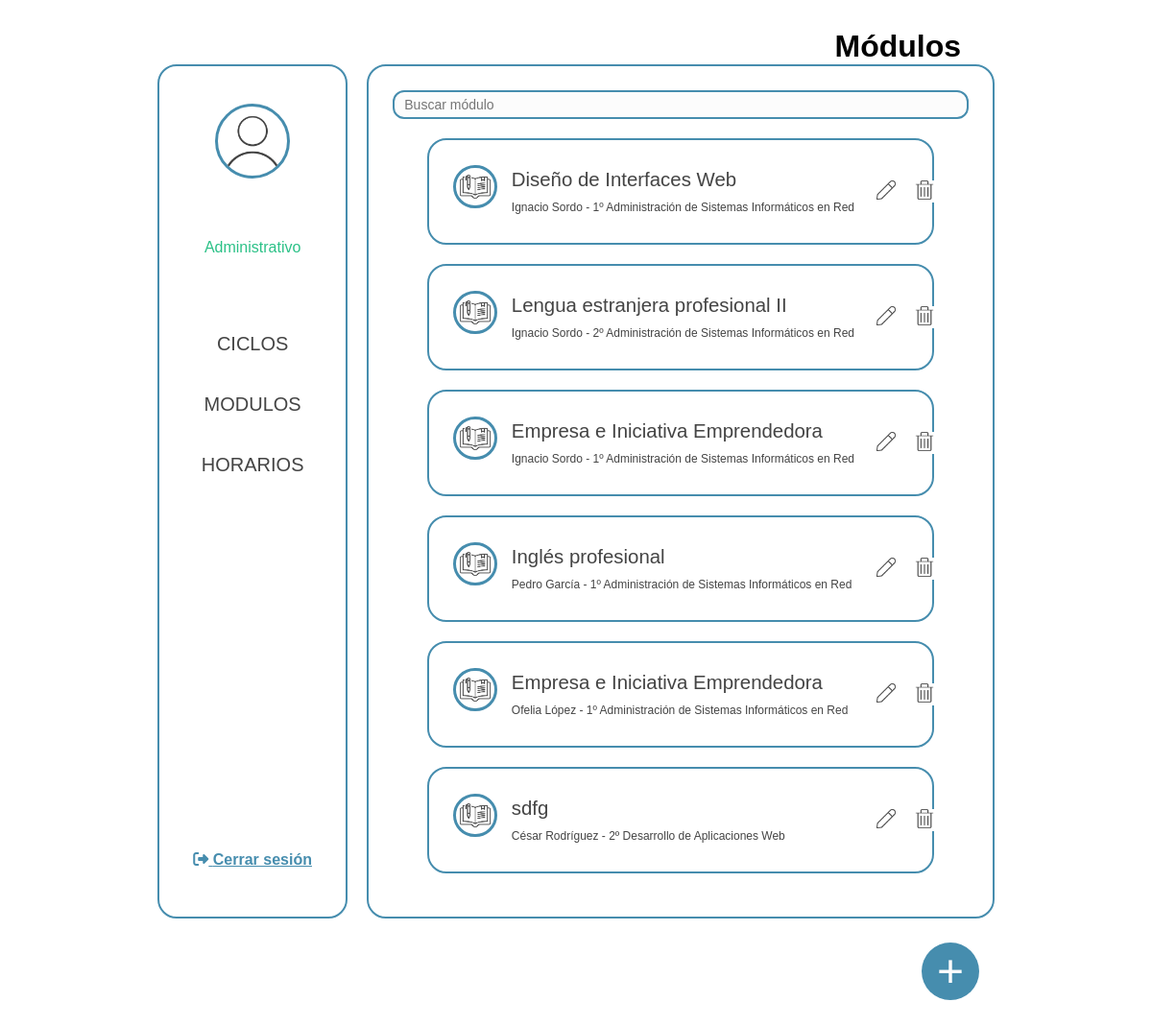
The page /GestionHorarios/www/pages/administrator_modules.php on the database its author committed.
### tables this page shows
CREATE TABLE `modules` (
  `id` int NOT NULL,
  `professor_id` int NOT NULL,
  `vocational_training_id` int NOT NULL,
  `module_code` varchar(50) NOT NULL,
  `module_acronym` varchar(5) NOT NULL,
  `name` varchar(50) NOT NULL,
  `course` enum('first','second') NOT NULL,
  `sessions_number` int NOT NULL,
  `classroom` int NOT NULL,
  `color` varchar(30) NOT NULL,
  `time_Stamp` datetime NOT NULL DEFAULT CURRENT_TIMESTAMP
);

CREATE TABLE `professors` (
  `id` int NOT NULL,
  `name` varchar(50) NOT NULL,
  `first_name` varchar(50) NOT NULL,
  `second_name` varchar(50) DEFAULT NULL,
  `email` varchar(100) NOT NULL,
  `time_stamp` datetime NOT NULL DEFAULT CURRENT_TIMESTAMP
);

CREATE TABLE `vocational_trainings` (
  `id` int NOT NULL,
  `course_code` varchar(50) NOT NULL,
  `acronym` varchar(5) NOT NULL,
  `course_name` varchar(100) NOT NULL,
  `modality` enum('ordinary','dual','modular','') NOT NULL,
  `type` enum('medium','higher') NOT NULL,
  `time_stamp` datetime NOT NULL DEFAULT CURRENT_TIMESTAMP
);

### GestionHorarios/www/pages/administrator_modules.php (the view, shortened to what this page needs)
<?php
include_once '../functions/connection.php';
$sql = "SELECT * FROM modules";
$stmt = $pdo->query($sql);
function getProfessors($pdo)
{
    try {
        $query = $pdo->query("Select * from professors");
        $query->execute();
        return $query->fetchAll();
    } catch (PDOException $e) {
        $_SESSION['mensaxe'] = "Erro listando profesores" . $e->getMessage();
    }
}
function getVocationalTrainings($pdo)
{
    try {
        $query = $pdo->query("Select * from vocational_trainings");
        $query->execute();
        return $query->fetchAll();
    } catch (PDOException $e) {
        $_SESSION['mensaxe'] = "Erro listando Ciblos" . $e->getMessage();
    }
}
$editModules = null;
?>
<!DOCTYPE html>
<html lang="es">
<head>
    <link rel="stylesheet" href="../../pages/css/administrator_panel.css">
</head>
<body>
    <h2>Módulos</h2>
    <div class="container">
        <?php include_once('partials/container_left.php') ?>
        <div class="container-rigth">
            <div style="text-align: center; margin-bottom: 20px; width: 100%;">
                <form method="post" style="all:initial;" action="../functions/administrator/function_panel_administrator.php" id="search-form">
                    <input class="buscador" type="text" id="buscar" placeholder="Buscar módulo" name="txtFindModules">
                </form>
            </div>
            <div class="mostrar-modulos">
                <?php
                $arrayProfessors = getProfessors($pdo);
                $arrayVocationalTrainings = getVocationalTrainings($pdo);
                while ($fila = $stmt->fetch(PDO::FETCH_ASSOC)) {
                    $id = $fila['id'];
                    $professor_id = $fila['professor_id'];
                    $vocational_training_id = $fila['vocational_training_id'];
                    $module_code = $fila['module_code'];
                    $name = $fila['name'];
                    $course = $fila['course'];
                    $sessions_number = $fila['sessions_number'];
                    echo "<div class='container-user'>
                            <div class='row'>
                                <div class='user-imagen'>
                                    <img src='/images/asignatura.png' class='pic' alt='Asignatura img'>
                                </div>
                                <div class='user-texto'>
                                    <p class='texto-nombre'>$name </p>";
                    if (!empty($arrayProfessors)) {
                        foreach ($arrayProfessors as $professor) {
                            foreach ($arrayVocationalTrainings as $vocationalTrining) {
                                if ($professor["id"] === $professor_id && $vocationalTrining["id"] === $vocational_training_id) {
                                    if ($course == "first" ) {
                                        echo "<p class='texto-ciclo'>".$professor["name"]. ' '. $professor["first_name"].' - 1º '.$vocationalTrining["course_name"].'</p>';
                                    } else {
                                        echo "<p class='texto-ciclo'>".$professor["name"]. ' '. $professor["first_name"].' - 2º ' .$vocationalTrining["course_name"].'</p>';
                                    }
                                }
                            }
                        }
                    }
                    echo "</div>";
                    if ($editModules == $id) {
                        echo "
                                <div class='user-botones'>
                                    <form method='post' action='../functions/modules/function_delete_modules.php'>
                                        <input type='hidden' name='id' value='$id'>
                                        <button type='submit' class='btn-delete' name='btnDelete'>
                                            <img src='/images/delete.png' class='boton-icono-delete' alt='Borrar'>
                                            <img src='/images/delete_hover.png' class='delete-hover' alt='Borrar'>
                                        </button>
                                    </form>
                                </div>
                            </div>
                        <div class='user-editar'>
                            <form action='../functions/modules/function_update_modules.php' style='all:initial; width: 100%;' method='post'>
                                <input type='hidden' name='id' value='$id'>
                                <div class='row-edit' style='margin-left: 3.5%;'>
                                    <input class='inputs-form' type='text' name='txtModule_code' value='$module_code' required><br>
                                    <input class='inputs-form' type='text' name='txtModule_name' value='$name' placeholder='Nome'><br>
                                    <input class='inputs-form' type='text' name='txtSessions_number' value='$sessions_number' placeholder='Modalidade'><br>
                                </div>
                                <div class='row-edit' style='margin-left: 3.5%;'>
                                    <select class='inputs-form-select' name='selectProfessor' id='selectProfessor' required onchange='updateHiddenProfessor()'>";
                                        if (!empty($arrayProfessors)) {
                                            foreach ($arrayProfessors as $professor) {
                                                echo "<option value='{$professor['id']}'>" . htmlspecialchars($professor['name'] . ' ' . $professor['first_name']) . "</option>";
                                            }
                                        } else {
                                            echo "<option value=''>No hay profesores disponibles</option>";
                                        }
                                    echo "</select>
                                    <select class='inputs-form-select' name='selectVocationalTraining' id='selectVocationalTraining' required onchange='updateHiddenVocationalTrining()'>";
                                        if (!empty($arrayVocationalTrainings)) {
                                            foreach ($arrayVocationalTrainings as $vocationalTrining) {
                                                echo "<option value='{$vocationalTrining['id']}'>" . htmlspecialchars($vocationalTrining['course_name']) . "</option>";
                                            }
                                        } else {
                                            echo "<option value=''>No hay ciclos disponibles</option>";
                                        }
                                    echo "</select>
                                    <select class='inputs-form-select' name='selectCourse' >
                                        <option value='first' " . (isset($selectCourse) && $selectCourse == 'first' ? 'selected' : '') . ">Primeiro</option>
                                        <option value='second' " . (isset($selectCourse) && $selectCourse == 'second' ? 'selected' : '') . ">Segundo</option>
                                    </select>
                                </div>
                                <div class='row-guardar'>
                                    <button type='submit' class='btnActualizar' name='btnSave'>Actualizar</button>
                                </div>
                            </form>
                        </div>
                        ";
                    } else {
                        echo "
                        <div class='user-botones'>
                            <form method='post'>
                                <input type='hidden' name='id' value='$id'>
                                <input type='hidden' name='professor_id' id='professor_id'>
                                <input type='hidden' name='vocational_training_id' id='vocational_training_id'>
                                <input type='hidden' name='module_code' value='$module_code'>
                                <input type='hidden' name='name' value='$name'>
                                <input type='hidden' name='selectCourse' value='" . (isset($selectCourse) ? $selectCourse : '') . "'>
                                <input type='hidden' name='sessions_number' value='$sessions_number'>
                                <button type='submit' class='btn' name='btnUpdate'>
                                    <img src='/images/edit.png' class='boton-icono-edit' alt='Editar'>
                                    <img src='/images/edit_hover.png' class='edit-hover' alt='Editar'>
                                </button>
                            </form>
                            <form method='post' action='../functions/modules/function_delete_modules.php'>
                                <input type='hidden' name='id' value='$id'>
                                <button type='submit' class='btn-delete' name='btnDelete'>
                                    <img src='/images/delete.png' class='boton-icono-delete' alt='Borrar'>
                                    <img src='/images/delete_hover.png' class='delete-hover' alt='Borrar'>
                                </button>
                            </form>
                        </div>
                        </div>
                    ";
                    }
                    echo "</div>";
                }
                ?>
            </div>
        </div>
    </div>
    <form action="administrator_create_module.php">
        <button name="btnFormCreateModule" class="btnCreateUser">+</button>
    </form>
</body>
</html>

### GestionHorarios/www/pages/css/administrator_panel.css (style rules this page uses)
body { font-family: Arial, sans-serif; height: 100vh; overflow: hidden; margin: 2.5% 20px; width: calc(100% - 40px); }
.container { display: flex; gap: 20px; }
h2 { text-align: center; font-size: 2em; width: 100%; text-align: right; padding-right: 35px; }
.container-rigth { text-align: center; width: 100%; max-height: calc( 95vh - 70px ); border: solid var(--color-primario) 2px; border-radius: 20px; padding: 25px; overflow-y: auto; height: auto; }
.mostrar-modulos { display: flex; flex-wrap: wrap; }
.container-user { display: flex; flex-direction: column; flex-wrap: wrap; border: 2px solid var(--color-primario); padding: 10px; width: 100%; border-radius: 20px; margin-bottom: 20px; margin-right: 6%; margin-left: 6%; }
.row { display: flex; flex-wrap: wrap; width: 100%; margin-top: 15px; margin-bottom: 15px; }
.pic { border: 3px solid var(--color-primario); width: 60%; border-radius: 80%; margin-bottom: 10px; }
.container-user p { margin: 5px 0; }
button { cursor: pointer; }
form { display: inline-block; }
.btnCreateUser { position: fixed; bottom: 7%; right: 15%; background-color: var(--color-primario); width: 60px; height: 60px; border-radius: 50%; border: none; font-size: 3rem; color: var(--forty-color); transition: transform 0.5s ease, background-color 0.3s ease; }
.buscador { background-color: var(--forty-color); border: 2px solid var(--color-primario); padding: 5px 10px; border-radius: 12px; font-size: 14px; color: var(--tertiary-color); appearance: none; cursor: pointer; width: 100%; height: 30px; position: relative; }
.user-imagen { width: 15%; display: flex; align-items: center; justify-content: center; }
.user-texto { width: 75%; text-align: left; display: flex; flex-direction: column; align-items: left; justify-content: center; }
.texto-nombre { font-size: 1.7vw; }
.texto-ciclo { font-size: 1vw; }
.user-botones { width: 9%; text-align: left; display: flex; align-items: center; justify-content: center; }
.btn { background-color: white; border: 0px; margin-left: 20px; }
.btn-delete { background-color: white; border: 0px; margin-left: 20px; }
.boton-icono-edit { width: 20px; height: 20px; }
.boton-icono-delete { width: 20px; height: 20px; }
p { color: var(--tertiary-color); }

### GestionHorarios/www/pages/css/common.css (style rules this page uses)
:root { --color-primario: #468dae; --second-color: #2bc187; --tertiary-color: #444444; --forty-color: #fcfcfc; --danger-color: #c12b2e; --fuente-principal: "Arial", sans-serif; }
* { margin: 0; padding: 0; box-sizing: border-box; }
body { padding: 0 12% 0 12%; margin-top: 3%; }

### rows shown on the page
modules: name "Diseño de Interfaces Web"
professors: name "Ignacio", first_name "Sordo"
vocational_trainings: course_name "Administración de Sistemas Informáticos en Red"
modules: name "Lengua estranjera profesional II"
modules: name "Empresa e Iniciativa Emprendedora"
modules: name "Inglés profesional"
professors: name "Pedro", first_name "García"
modules: name "Empresa e Iniciativa Emprendedora"
professors: name "Ofelia", first_name "López"
modules: name "sdfg"
professors: name "César", first_name "Rodríguez"
vocational_trainings: course_name "Desarrollo de Aplicaciones Web"
